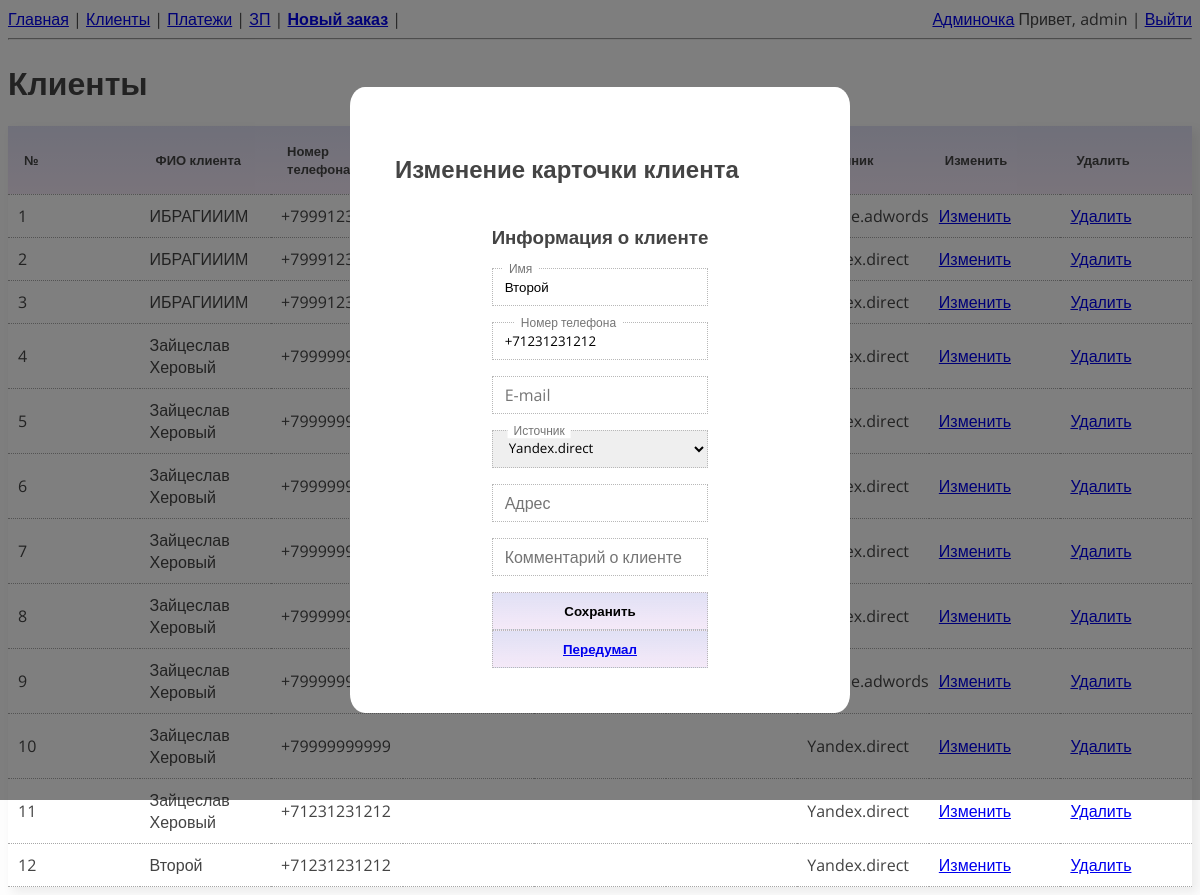
Page /clients/12/edit (signed in) on the committed database.
### users/models.py (models this page shows, shortened)
class Employees(AbstractUser):
    percent = models.IntegerField(verbose_name='Процент от заказа', default=50)
    earnings = models.IntegerField(default=0, verbose_name='Заработок с последней выплаты')

### clients/models.py (models this page shows, shortened)
class Client(models.Model):
    name = models.CharField(max_length=40, verbose_name='Имя')
    tel = models.CharField(max_length=15, verbose_name='Номер телефона')
    email = models.EmailField(blank=True, default='', verbose_name='E-mail')
    source = models.ForeignKey(ClientSource, on_delete=models.PROTECT,
                               null=True, blank=True, verbose_name='Источник')
    adress = models.CharField(max_length=150, blank=True, default='', verbose_name='Адрес')
    comment_client = models.CharField(max_length=50, blank=True, default='',
                                      verbose_name='Комментарий о клиенте')

class ClientSource(models.Model):
    source = models.CharField(max_length=30, default='', blank=True)
    def __str__(self):
        return self.source

### clients/views.py (the view, shortened to what this page needs)
# urls.py: path('<int:client_id>/edit', EditClient.as_view(), name='edit_client'),
class EditClient(PermissionRequiredMixin, UpdateView):
    permission_required = 'clients.change_client'
    login_url = reverse_lazy('login')
    model = Client
    form_class = ClientForm
    template_name = 'edit_client.html'
    pk_url_kwarg = 'client_id'
    def get_context_data(self, **kwargs):
        context = {}
        if 'order_id' in self.request.GET:
            order = Order.objects.get(pk=self.request.GET.get('order_id'))
            context = order.get_order_data_cached()
            context['template_name'] = 'order.html'
        else:
            context['clients'] = Client.objects.all()
            context['template_name'] = 'clients.html'
        if 'form' not in kwargs:
            context['form'] = ClientForm(instance=self.object)
        else:
            context['form'] = kwargs['form']
        return context

### clients/templates/edit_client.html (shortened to what this page needs)
{% extends template_name %}
{% block popup %}
{% if perms.clients.change_client %}
    <div class="popup open" id="edit_client_popup">
        <div class="popup__box">
            <h2>Изменение карточки клиента <br>{{client.name}} </h2>
            <form method="POST">
                <div class="textcols">
                    <div class="textcols.item">
                        <h3><label>Информация о клиенте</label></h3>
                        {% for field in form %}
                        <div class="text-field text-field_floating">
                        {{ field }}
                                <label for="form.id_for_label" class="text-field__label">{{ field.label }}</label>
                            </div>
                        {% endfor %}
                    <input type="submit" value="Сохранить" class="form_button">
                    {% if template_name == 'order.html' %}
                        <button class="form_button"><a href="{% url 'order' order.pk %}"> Передумал </a></button>
                    {% elif template_name == 'clients.html' %}
                        <button class="form_button"><a href="{% url 'clients' %}"> Передумал </a></button>
                    {% endif %}
                    </div>
                </div>
            </form>
        </div>
    </div>
{% endif %}
{% endblock popup %}

### clients/templates/clients.html (shortened to what this page needs)
{% extends "base.html" %}
{% load static %}
{% block header %}Клиенты{% endblock header %}
{% block content%}
{% block popup %} {% endblock popup %}
<table class="full_width">
    <thead>
        <th>№</th>
        <th>ФИО клиента</th>
        <th>Номер телефона</th>
        <th>E-mail</th>
        <th>Адрес</th>
        <th>Комментарий</th>
        <th>Источник</th>
        <th>Изменить</th>
        <th>Удалить</th>
    </thead>
    {% for client in clients %}
        <tbody>
            <tr>
                <td>{{ client.id }}</td>
                <td>{{ client.name }}</td>
                <td>{{ client.tel }}</td>
                <td>{{ client.email }}</td>
                <td>{{ client.adress }}</td>
                <td>{{ client.comment_client }}</td>
                <td>{{ client.source }}</td>
                <td> {% if perms.clients.change_client %}
                    <a href="{% url 'edit_client' client.id %}"> Изменить </a>
                {% endif %}
                </td>
                <td>
                {% if perms.clients.delete_client %}
                    <a href="{% url 'clients' %}?action=client_delete&client_id={{client.id}}"> Удалить </a>
                {% endif %}
                 </td>
            </tr>
        </tbody>
    {% endfor %}
</table>
{% endblock content %}

### my_service/templates/base.html (shortened to what this page needs)
<!DOCTYPE html>
{% load static %}
{% load search_param_replace_tag %}
<html>
<head>
    <link rel="stylesheet" href="{% static 'css/style.css' %}" />
    <link rel="stylesheet" href="{% static 'css/table.css' %}" />
    <link rel="stylesheet" href="{% static 'css/popup.css' %}" />
</head>
<body>
    <div>
        <a href="{% url 'orders' %}">Главная</a> |
        <a href="{% url 'clients' %}">Клиенты</a> |
        <a href="{% url 'payments' %}?date=month">Платежи</a> |
        <a href="{% url 'main_salary' %}">ЗП</a> |
        <a href="{% url 'create_order' %}"><b>Новый заказ</b></a> |
        {% if request.user.is_authenticated %}
            <div class="last">
            {% if request.user.is_superuser %}
                <a href="/admin/">Админочка</a>
            {% endif %}
            Привет, {{ request.user.username }} |
            <a href="{% url 'logout' %}">Выйти</a>   </div>
        {% else %}
            <div class="last"><a href="{% url 'login' %}"><b>Войти</b></a> |
            <a href="{% url 'register' %}"><b>Регистрация</b></a></div>
        {% endif %}
    </div>
    <hr>
    <h1>{% block header %}{% endblock header %}</h1>
    <div>{% block content%}{% endblock content %}</div>
</body>
</html>

### my_service/static/css/style.css (style rules this page uses)
*, *::before, *::after { box-sizing: border-box; }
.text-field { margin-bottom: 1rem; }
.text-field__label { display: block; margin-bottom: 20px; }
.text-field__input { display: block; width: 100%; height: calc(2.25rem + 2px); margin-bottom: 0px; padding: 0px 0.75rem; font-family: inherit; border: 1px dotted #b8b8b8; }
.text-field__label { display: block; margin-bottom: 0.25rem; }
.text-field_floating { position: relative; }
.text-field_floating .text-field__label { position: absolute; top: 50%; left: 0.3125rem; display: flex; transform: translateY(-50%); pointer-events: none; border: none; background-color: #fff; color: #757575; padding-left: 0.5rem; padding-right: 0.5rem; transition: top 0.1s ease-in-out, scale 0.1s ease-in-out; }
.text-field_floating .text-field__input::placeholder { color: transparent; }
.text-field_floating .text-field__input:focus~.text-field__label, .text-field_floating .text-field__input:not(:placeholder-shown)~.text-field__label { top: 0; transform: translateY(-50%) scale(0.75); }
.form_button { display: block; width: 100%; height: calc(2.25rem + 2px); margin-bottom: 0px; padding: 0px 0.75rem; font-family: inherit; font-weight: 700; border: 1px dotted #b8b8b8; background: linear-gradient(rgba(61, 61, 190, 0.158), rgba(142, 15, 180, 0.089)); }
body { font-family: 'Open Sans', sans-serif; font-weight: 400; font-size: 16px; color: #444444; background-color: rgb(253, 253, 253); }
.textcols { display: flex; flex-direction: row; flex-wrap: wrap; justify-content: center; gap: 30px; }
.last { float: right; }

### my_service/static/css/table.css (style rules this page uses)
table { border-collapse: collapse; box-shadow: 5px 5px 10px 1px rgba(0, 0, 0, 0.068); }
table.full_width { table-layout: fixed; width: 100%; }
th { background: linear-gradient(rgba(61, 61, 190, 0.158), rgba(142, 15, 180, 0.089)); padding: 16px; font-size: 13px; font-weight: 700; text-align: left; }
tr { padding: 5px; background-color: #ffffff; border-bottom: dotted; border-color: #a7a7a7; border-width: 1px; }
td { padding: 10px; }

### my_service/static/css/popup.css (style rules this page uses)
.popup { position: fixed; left: 0; top: 0; width: 100%; height: 100vh; z-index: 99998; background-color: rgba(0,0,0,.5); display: grid; align-items: center; justify-content: center; overflow-y: auto; visibility: hidden; opacity: 0; transition: visibility .4s, opacity .4s; }
.popup__box { min-width: 500px; max-width: 1000px; padding: 45px; z-index: 1; margin: 15px 15px; background-color: white; border-radius: 3%; }
.popup.open { visibility: visible; opacity: 1; }

### rows in the picture
Employees: user.username "admin"
Client: form "Второй" "+71231231212", id "12", name "Второй", tel "+71231231212", source "Yandex.direct"
ClientSource: form "Yandex.direct"
Client: id "1", name "ИБРАГИИИМ", tel "+79991231223", source "Google.adwords"
Client: id "2", name "ИБРАГИИИМ", tel "+79991231223", source "Yandex.direct"
Client: id "3", name "ИБРАГИИИМ", tel "+79991231223", source "Yandex.direct"
Client: id "4", name "Зайцеслав Херовый", tel "+79999999999", source "Yandex.direct"
Client: id "5", name "Зайцеслав Херовый", tel "+79999999999", source "Yandex.direct"
Client: id "6", name "Зайцеслав Херовый", tel "+79999999999", source "Yandex.direct"
Client: id "7", name "Зайцеслав Херовый", tel "+79999999999", source "Yandex.direct"
Client: id "8", name "Зайцеслав Херовый", tel "+79999999999", source "Yandex.direct"
Client: id "9", name "Зайцеслав Херовый", tel "+79999999999", source "Google.adwords"
Client: id "10", name "Зайцеслав Херовый", tel "+79999999999", source "Yandex.direct"
Client: id "11", name "Зайцеслав Херовый", tel "+71231231212", source "Yandex.direct"
